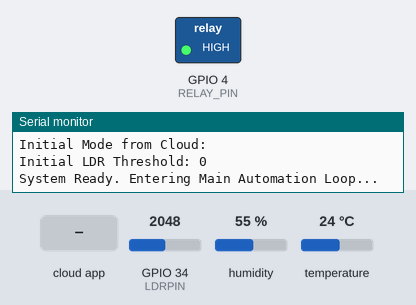
Recording of a sketch running on a simulated ESP32. On the bench: switched loads named in the sketch (green lamp = pin HIGH), the last lines printed to the serial monitor. The inputs (shaded band) are chosen by the test bench; at power-on: GPIO 34 (LDRPIN) = 2048, humidity 55 %, temperature 24 °C. WiFi joins after 1.5 s; servers stay silent unless stated; the Firebase database answers and starts empty.

Above: at 3.0 s.
3.1 s: the phone or cloud app sets appliance to 1
At 6.4 s:
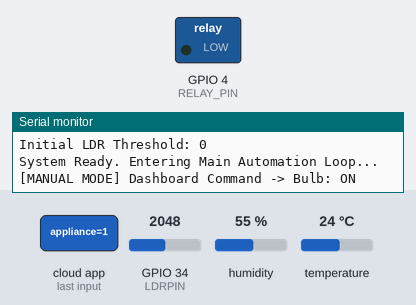
7.1 s: the phone or cloud app sets mode to AUTO
At 11.2 s:
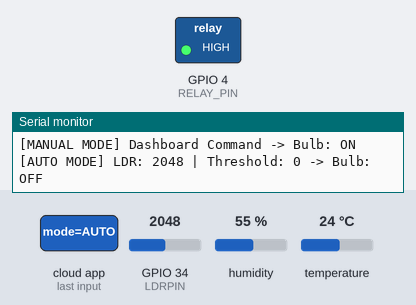
Timing chart, 0 to 12.7 s (numbered marks = the images above; inputs shaded):
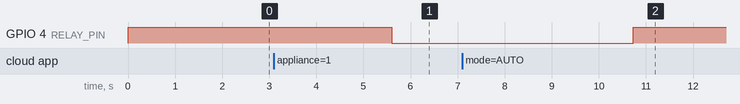

Measured:
- after the input at 3.1 s, GPIO 4 (RELAY_PIN): HIGH → LOW after 2.5 s
- after the input at 7.1 s, GPIO 4 (RELAY_PIN): LOW → HIGH after 3.6 s

The sketch:

ESP32_Firebase_Automation_Logging.ino
```cpp
/*
 * ==================================================================================
 * Assignment 5 – Firebase Logging, Hybrid Automation & Data Export
 * Protosem IoT Seminar Track
 * Author: Santhosh P (Mechatronics Engineering)
 * Platform: ESP32 Dev Module (ESP-WROOM-32)
 * Actuators: 5V Relay Module (Active-LOW on GPIO 4)
 * Sensors: DHT11 (GPIO 15), LDR Analog Sensor (ADC1 GPIO 34)
 * Framework: Arduino IDE
 * Libraries: WiFi.h, FirebaseESP32.h, DHT.h
 * ==================================================================================
 */

#include <WiFi.h>
#include <FirebaseESP32.h>
#include <DHT.h>

// ==================================================================================
// 1. NETWORK & FIREBASE CONFIGURATION (MASKED FOR SECURITY)
// ==================================================================================
#define WIFI_SSID       "YOUR_WIFI_SSID"
#define WIFI_PASSWORD   "YOUR_WIFI_PASSWORD"

#define FIREBASE_HOST   "https://YOUR_PROJECT_ID-default-rtdb.firebaseio.com/"
#define FIREBASE_AUTH   "YOUR_FIREBASE_DATABASE_SECRET_OR_WEB_API_KEY"

// ==================================================================================
// 2. HARDWARE PIN DEFINITIONS
// ==================================================================================
#define DHTPIN          15        // DHT11 Data Line
#define DHTTYPE         DHT11     // DHT11 Sensor
#define LDRPIN          34        // LDR on ADC1 Channel 6
#define RELAY_PIN       4         // Relay Module Input Pin

#define RELAY_ON        LOW       // Active-LOW trigger
#define RELAY_OFF       HIGH      // Active-LOW cutoff

DHT dht(DHTPIN, DHTTYPE);

FirebaseData fbdo;
FirebaseData streamData;
FirebaseAuth auth;
FirebaseConfig config;

// Timing intervals
unsigned long prevSensorMillis = 0;
const long sensorInterval = 5000; // 5-second sensor telemetry cycle

unsigned long prevLogMillis = 0;
const long logInterval = 15000;   // 15-second historical database log cycle

// Operating parameters
String currentMode = "AUTO";      // "MANUAL" or "AUTO"
int lightThreshold = 1000;        // LDR threshold (0-4095)
bool manualRelayCmd = false;      // Manual override command
bool currentRelayState = false;   // Physical state of relay

// ==================================================================================
// 3. SETUP ROUTINE
// ==================================================================================
void setup() {
  Serial.begin(115200);
  delay(10);

  pinMode(RELAY_PIN, OUTPUT);
  digitalWrite(RELAY_PIN, RELAY_OFF);
  pinMode(LDRPIN, INPUT);
  dht.begin();

  Serial.println("\n=======================================================");
  Serial.println("  ESP32 Firebase Logging & Automation Initializing     ");
  Serial.println("=======================================================");

  // Connect to Wi-Fi
  Serial.print("Connecting to Wi-Fi: ");
  Serial.println(WIFI_SSID);
  WiFi.begin(WIFI_SSID, WIFI_PASSWORD);
  while (WiFi.status() != WL_CONNECTED) {
    delay(500);
    Serial.print(".");
  }

  Serial.println("\nWiFi Connected!");
  Serial.print("Assigned IP: ");
  Serial.println(WiFi.localIP());

  // Firebase Initialization
  config.host = FIREBASE_HOST;
  config.signer.tokens.legacy_token = FIREBASE_AUTH;
  Firebase.begin(&config, &auth);
  Firebase.reconnectWiFi(true);

  fbdo.setBSSLBufferSize(1024, 1024);
  fbdo.setResponseSize(1024);

  // Initial read of cloud control settings
  if (Firebase.getString(fbdo, "/controls/mode")) {
    currentMode = fbdo.stringData();
    Serial.println("Initial Mode from Cloud: " + currentMode);
  }
  if (Firebase.getInt(fbdo, "/controls/threshold")) {
    lightThreshold = fbdo.intData();
    Serial.printf("Initial LDR Threshold: %d\n", lightThreshold);
  }

  Serial.println("System Ready. Entering Main Automation Loop...");
}

// ==================================================================================
// 4. MAIN LOOP
// ==================================================================================
void loop() {
  unsigned long currentMillis = millis();

  // Read latest mode and threshold settings from Firebase
  if (Firebase.getString(fbdo, "/controls/mode")) {
    currentMode = fbdo.stringData();
  }
  if (Firebase.getInt(fbdo, "/controls/threshold")) {
    lightThreshold = fbdo.intData();
  }

  // Sample Sensors & Execute Automation Logic
  if (currentMillis - prevSensorMillis >= sensorInterval) {
    prevSensorMillis = currentMillis;

    float h = dht.readHumidity();
    float t = dht.readTemperature();
    int ldr = analogRead(LDRPIN);

    if (isnan(h) || isnan(t)) {
      Serial.println("Warning: DHT11 read failure! Skipping telemetry cycle.");
      return;
    }

    // --- HYBRID AUTOMATION LOGIC ---
    if (currentMode.equalsIgnoreCase("AUTO")) {
      // Automatic Mode: LDR Threshold Comparison
      // If ambient light drops below threshold, turn bulb ON
      if (ldr < lightThreshold) {
        digitalWrite(RELAY_PIN, RELAY_ON);
        currentRelayState = true;
      } else {
        digitalWrite(RELAY_PIN, RELAY_OFF);
        currentRelayState = false;
      }
      Serial.printf("[AUTO MODE] LDR: %d | Threshold: %d -> Bulb: %s\n",
                    ldr, lightThreshold, currentRelayState ? "ON" : "OFF");
    } else {
      // Manual Mode: Follow dashboard toggle switch command
      if (Firebase.getBool(fbdo, "/controls/appliance")) {
        manualRelayCmd = fbdo.boolData();
      }
      if (manualRelayCmd) {
        digitalWrite(RELAY_PIN, RELAY_ON);
        currentRelayState = true;
      } else {
        digitalWrite(RELAY_PIN, RELAY_OFF);
        currentRelayState = false;
      }
      Serial.printf("[MANUAL MODE] Dashboard Command -> Bulb: %s\n",
                    currentRelayState ? "ON" : "OFF");
    }

    // Update Live Telemetry in Firebase
    Firebase.setFloat(fbdo, "/environment/temperature", t);
    Firebase.setFloat(fbdo, "/environment/humidity", h);
    Firebase.setInt(fbdo, "/environment/light", ldr);
    Firebase.setBool(fbdo, "/environment/relayState", currentRelayState);
  }

  // --- HISTORICAL LOGGING & TIME-SERIES ARCHIVE ---
  if (currentMillis - prevLogMillis >= logInterval) {
    prevLogMillis = currentMillis;

    float t = dht.readTemperature();
    float h = dht.readHumidity();
    int ldr = analogRead(LDRPIN);

    if (!isnan(t) && !isnan(h)) {
      FirebaseJson json;
      json.set("temperature", t);
      json.set("humidity", h);
      json.set("light", ldr);
      json.set("relay", currentRelayState);
      json.set("mode", currentMode);
      json.set("timestamp", (int)(currentMillis / 1000));

      // Push historical record to Firebase path: /history
      if (Firebase.pushJSON(fbdo, "/history", json)) {
        Serial.println("-> Historical log record successfully appended to /history");
      }
    }
  }
}
```
